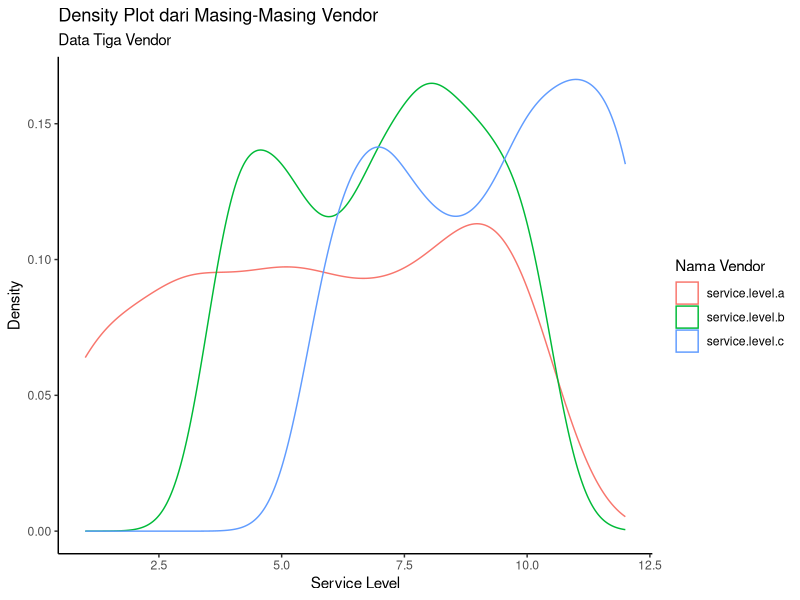
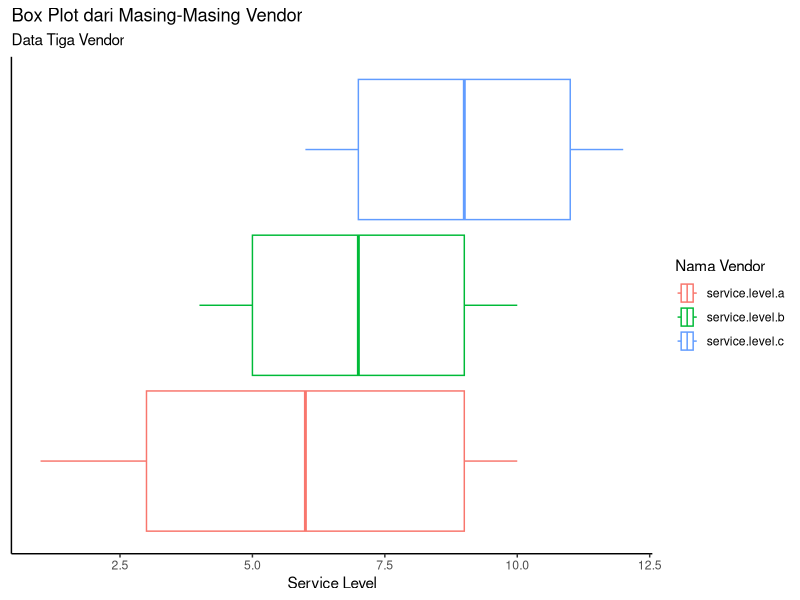

The R source for these figures, in order:
## ---- chunk 1
knitr::opts_chunk$set(echo = TRUE)
rm(list=ls())
library(dplyr)
library(ggplot2)
## ---- chunk 2
data = data.frame(
  service.level.a = sample(10,200,replace = T),
  service.level.b = sample(c(4:10),200,replace = T),
  service.level.c = sample(c(6:12),200,replace = T)
)
knitr::kable(data,caption = 'Data Service Level Vendor A, B, dan C')
## ---- chunk 3
summary(data)

data %>% 
  mutate(id = c(1:200)) %>% 
  reshape2::melt(id.vars = 'id') %>% 
  ggplot(aes(value)) +
  geom_density(aes(color = variable)) +
  labs(title = 'Density Plot dari Masing-Masing Vendor',
       subtitle = 'Data Tiga Vendor',
       x = 'Service Level',
       y = 'Density',
       color = 'Nama Vendor') +
  theme_classic()

data %>% 
  mutate(id = c(1:200)) %>% 
  reshape2::melt(id.vars = 'id') %>% 
  ggplot(aes(value)) +
  geom_boxplot(aes(color = variable)) +
  labs(title = 'Box Plot dari Masing-Masing Vendor',
       subtitle = 'Data Tiga Vendor',
       x = 'Service Level',
       color = 'Nama Vendor') +
  theme_classic() +
  theme(axis.text.y = element_blank(),
        axis.title.y = element_blank(),
        axis.ticks.y = element_blank())
## ---- chunk 4
test.a = ks.test(data$service.level.a,'pnorm')
test.b = ks.test(data$service.level.b,'pnorm')
test.c = ks.test(data$service.level.c,'pnorm')

hasil = data.frame(
  vendor = c('A','B','C'),
  p_value = c(test.a$p.value,test.b$p.value,test.c$p.value)
) %>% 
  mutate(kesimpulan = ifelse(p_value < 0.05,'Tolak H0','H0 diterima'),
         hasil_akhir = ifelse(p_value < 0.05,'Tidak berdistribusi normal','Berdistribusi Normal'))

knitr::kable(hasil)
## ---- chunk 5
test_1 = wilcox.test(data$service.level.a,data$service.level.b)
test_2 = wilcox.test(data$service.level.a,data$service.level.c)
test_3 = wilcox.test(data$service.level.b,data$service.level.c)

hasil = data.frame(
  vendor_1 = c('A','A','B'),
  vendor_2 = c('B','C','C'),
  p_value = c(test_1$p.value,test_2$p.value,test_3$p.value)
) %>% 
  mutate(kesimpulan = ifelse(p_value < 0.05,'Tolak H0','H0 diterima'),
         hasil_akhir = ifelse(p_value < 0.05,
                              paste0(vendor_1,' tidak sama dengan ',vendor_2),
                              paste0(vendor_1,'=',vendor_2)))

knitr::kable(hasil)
## ---- chunk 6
test = wilcox.test(data$service.level.a, mu = 5, alternative = "less")
test
